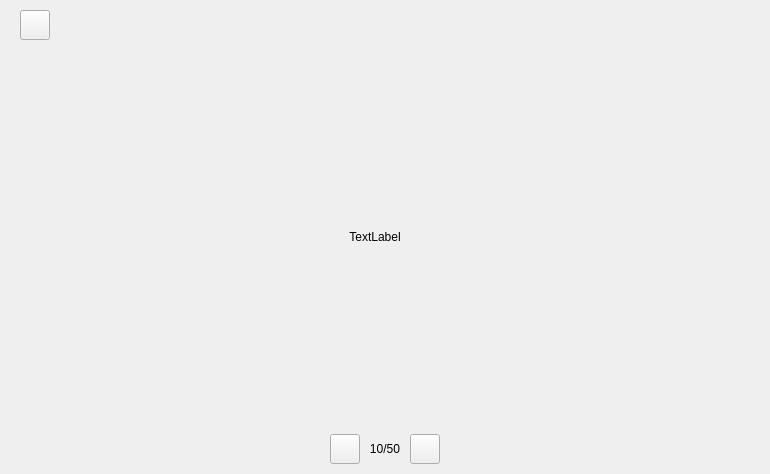
<?xml version="1.0" encoding="UTF-8"?>
<ui version="4.0">
 <class>BookIllustrationsWidget</class>
 <widget class="QWidget" name="BookIllustrationsWidget">
  <property name="geometry">
   <rect>
    <x>0</x>
    <y>0</y>
    <width>770</width>
    <height>474</height>
   </rect>
  </property>
  <property name="windowTitle">
   <string>Form</string>
  </property>
  <layout class="QVBoxLayout" name="verticalLayout">
   <property name="spacing">
    <number>0</number>
   </property>
   <property name="leftMargin">
    <number>20</number>
   </property>
   <property name="topMargin">
    <number>10</number>
   </property>
   <property name="rightMargin">
    <number>20</number>
   </property>
   <property name="bottomMargin">
    <number>10</number>
   </property>
   <item>
    <layout class="QGridLayout" name="gridLayout" rowstretch="0,1" columnstretch="0,1,0">
     <property name="leftMargin">
      <number>0</number>
     </property>
     <property name="topMargin">
      <number>0</number>
     </property>
     <property name="horizontalSpacing">
      <number>0</number>
     </property>
     <property name="verticalSpacing">
      <number>10</number>
     </property>
     <item row="1" column="2">
      <spacer name="horizontalSpacer_3">
       <property name="focusPolicy">
        <enum>Qt::NoFocus</enum>
       </property>
       <property name="orientation">
        <enum>Qt::Horizontal</enum>
       </property>
       <property name="sizeType">
        <enum>QSizePolicy::Fixed</enum>
       </property>
       <property name="sizeHint" stdset="0">
        <size>
         <width>50</width>
         <height>20</height>
        </size>
       </property>
      </spacer>
     </item>
     <item row="1" column="1">
      <widget class="QLabel" name="IllustrationLabel">
       <property name="sizePolicy">
        <sizepolicy hsizetype="Expanding" vsizetype="Expanding">
         <horstretch>0</horstretch>
         <verstretch>0</verstretch>
        </sizepolicy>
       </property>
       <property name="focusPolicy">
        <enum>Qt::NoFocus</enum>
       </property>
       <property name="text">
        <string notr="true">TextLabel</string>
       </property>
       <property name="alignment">
        <set>Qt::AlignCenter</set>
       </property>
      </widget>
     </item>
     <item row="0" column="0">
      <widget class="QPushButton" name="CloseIllustrations">
       <property name="sizePolicy">
        <sizepolicy hsizetype="Fixed" vsizetype="Fixed">
         <horstretch>0</horstretch>
         <verstretch>0</verstretch>
        </sizepolicy>
       </property>
       <property name="minimumSize">
        <size>
         <width>30</width>
         <height>30</height>
        </size>
       </property>
       <property name="maximumSize">
        <size>
         <width>30</width>
         <height>30</height>
        </size>
       </property>
       <property name="focusPolicy">
        <enum>Qt::NoFocus</enum>
       </property>
       <property name="text">
        <string notr="true"/>
       </property>
       <property name="shortcut">
        <string notr="true"/>
       </property>
      </widget>
     </item>
     <item row="0" column="1">
      <widget class="QLabel" name="TitleLabel">
       <property name="text">
        <string/>
       </property>
       <property name="alignment">
        <set>Qt::AlignCenter</set>
       </property>
      </widget>
     </item>
    </layout>
   </item>
   <item>
    <layout class="QHBoxLayout" name="IllButtonLayout">
     <property name="spacing">
      <number>0</number>
     </property>
     <property name="leftMargin">
      <number>0</number>
     </property>
     <property name="topMargin">
      <number>10</number>
     </property>
     <property name="rightMargin">
      <number>0</number>
     </property>
     <item>
      <spacer name="horizontalSpacer_4">
       <property name="minimumSize">
        <size>
         <width>0</width>
         <height>30</height>
        </size>
       </property>
       <property name="maximumSize">
        <size>
         <width>16777215</width>
         <height>30</height>
        </size>
       </property>
       <property name="focusPolicy">
        <enum>Qt::NoFocus</enum>
       </property>
       <property name="orientation">
        <enum>Qt::Horizontal</enum>
       </property>
       <property name="sizeHint" stdset="0">
        <size>
         <width>40</width>
         <height>20</height>
        </size>
       </property>
      </spacer>
     </item>
     <item>
      <widget class="QPushButton" name="PrevIllustration">
       <property name="minimumSize">
        <size>
         <width>30</width>
         <height>30</height>
        </size>
       </property>
       <property name="maximumSize">
        <size>
         <width>30</width>
         <height>30</height>
        </size>
       </property>
       <property name="focusPolicy">
        <enum>Qt::NoFocus</enum>
       </property>
       <property name="text">
        <string notr="true"/>
       </property>
       <property name="shortcut">
        <string notr="true"/>
       </property>
      </widget>
     </item>
     <item>
      <spacer name="horizontalSpacer_5">
       <property name="minimumSize">
        <size>
         <width>0</width>
         <height>30</height>
        </size>
       </property>
       <property name="maximumSize">
        <size>
         <width>16777215</width>
         <height>30</height>
        </size>
       </property>
       <property name="focusPolicy">
        <enum>Qt::NoFocus</enum>
       </property>
       <property name="orientation">
        <enum>Qt::Horizontal</enum>
       </property>
       <property name="sizeType">
        <enum>QSizePolicy::Fixed</enum>
       </property>
       <property name="sizeHint" stdset="0">
        <size>
         <width>40</width>
         <height>20</height>
        </size>
       </property>
      </spacer>
     </item>
     <item>
      <widget class="QLabel" name="ImageCounter">
       <property name="minimumSize">
        <size>
         <width>50</width>
         <height>30</height>
        </size>
       </property>
       <property name="maximumSize">
        <size>
         <width>50</width>
         <height>30</height>
        </size>
       </property>
       <property name="sizeIncrement">
        <size>
         <width>45</width>
         <height>40</height>
        </size>
       </property>
       <property name="focusPolicy">
        <enum>Qt::NoFocus</enum>
       </property>
       <property name="text">
        <string>10/50</string>
       </property>
       <property name="alignment">
        <set>Qt::AlignCenter</set>
       </property>
      </widget>
     </item>
     <item>
      <spacer name="horizontalSpacer_6">
       <property name="minimumSize">
        <size>
         <width>0</width>
         <height>30</height>
        </size>
       </property>
       <property name="maximumSize">
        <size>
         <width>16777215</width>
         <height>30</height>
        </size>
       </property>
       <property name="focusPolicy">
        <enum>Qt::NoFocus</enum>
       </property>
       <property name="orientation">
        <enum>Qt::Horizontal</enum>
       </property>
       <property name="sizeType">
        <enum>QSizePolicy::Fixed</enum>
       </property>
       <property name="sizeHint" stdset="0">
        <size>
         <width>40</width>
         <height>20</height>
        </size>
       </property>
      </spacer>
     </item>
     <item>
      <widget class="QPushButton" name="NextIllustration">
       <property name="minimumSize">
        <size>
         <width>30</width>
         <height>30</height>
        </size>
       </property>
       <property name="maximumSize">
        <size>
         <width>30</width>
         <height>30</height>
        </size>
       </property>
       <property name="focusPolicy">
        <enum>Qt::NoFocus</enum>
       </property>
       <property name="text">
        <string notr="true"/>
       </property>
       <property name="shortcut">
        <string notr="true"/>
       </property>
      </widget>
     </item>
     <item>
      <spacer name="horizontalSpacer_7">
       <property name="minimumSize">
        <size>
         <width>0</width>
         <height>30</height>
        </size>
       </property>
       <property name="maximumSize">
        <size>
         <width>16777215</width>
         <height>30</height>
        </size>
       </property>
       <property name="focusPolicy">
        <enum>Qt::NoFocus</enum>
       </property>
       <property name="orientation">
        <enum>Qt::Horizontal</enum>
       </property>
       <property name="sizeHint" stdset="0">
        <size>
         <width>40</width>
         <height>20</height>
        </size>
       </property>
      </spacer>
     </item>
    </layout>
   </item>
  </layout>
 </widget>
 <resources/>
 <connections/>
</ui>
